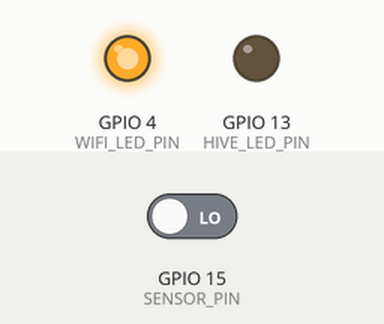
Simulated run of this program. Board: ESP32. On the bench: output pins drawn as LEDs (lit = HIGH). The test bench sets the inputs (shaded band); at power-on: GPIO 15 (SENSOR_PIN) LOW. WiFi joins after 1.5 s; servers stay silent unless stated; the local clock reads 2024-03-15 10:24:30 at power-on unless the program sets it; no MQTT or app messages arrive unless stated; what the program prints to the serial monitor is not drawn.

Above: at 0.1 s.
At 0.6 s:
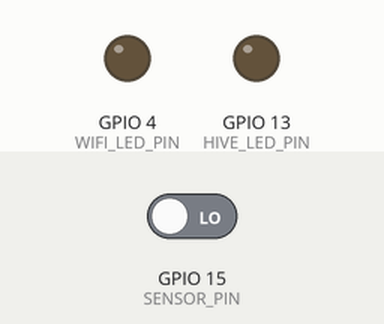
At 2.7 s:
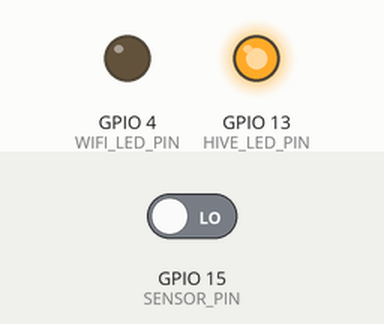
2.8 s: GPIO 15 (SENSOR_PIN) driven HIGH
4.3 s: GPIO 15 (SENSOR_PIN) driven LOW
Timing chart, 0 to 7.3 s (numbered marks = the images above; inputs shaded):
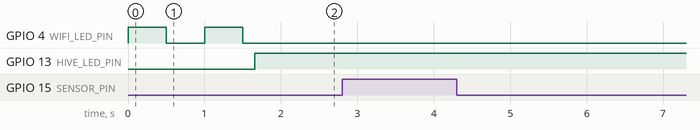

The program:

main.cpp
```cpp
#include <WiFi.h>
#include <WiFiClientSecure.h>
#include <PubSubClient.h>
#include <time.h>

#define SENSOR_PIN 15
#define WIFI_LED_PIN 4
#define HIVE_LED_PIN 13

const char* ssid = "WifiTest";
const char* password = "esptest123";

const char* mqtt_server = "8c97ab339b614714b675b317bd5e35cf.s1.eu.hivemq.cloud";
const int mqtt_port = 8883;
const char* mqtt_topic = "sensor/portao";
const char* mqtt_user = "no_portao";
const char* mqtt_password = "portaoIot2025";

WiFiClientSecure espClient;
PubSubClient client(espClient);

int last_state = LOW;

unsigned long sensorOnSince = 0;
bool alertCycleStarted = false;
int alertCount = 0;
unsigned long lastAlertTime = 0;

const unsigned long ALERT_START_DELAY = 10000;
const unsigned long ALERT_INTERVAL = 5000;

void setup_wifi() {
  Serial.print("Conectando ao Wi-Fi");
  WiFi.begin(ssid, password);
  int blink = 1;
  digitalWrite(WIFI_LED_PIN, HIGH);
  while (WiFi.status() != WL_CONNECTED) {
    digitalWrite(WIFI_LED_PIN, blink);
    delay(500);
    Serial.print(".");
    blink = !blink;
  }
  digitalWrite(WIFI_LED_PIN, LOW);
  Serial.println("\nWi-Fi conectado. IP: ");
  Serial.println(WiFi.localIP());

  // Configura NTP (horário de Brasília: UTC-3)
  configTime(-3 * 3600, 0, "pool.ntp.org", "time.nist.gov");
  Serial.print("Aguardando sincronização NTP");

  time_t now = time(nullptr);
  while (now < 100000) {
    delay(500);
    Serial.print(".");
    now = time(nullptr);
  }
  Serial.println("\nHora sincronizada.");
}

void reconnect() {
  while (!client.connected()) {
    Serial.print("Conectando ao MQTT...");
    if (client.connect("ESP32Client", mqtt_user, mqtt_password)) {
      Serial.println("Conectado ao MQTT!");
    } else {
      Serial.print("Falha, rc=");
      Serial.print(client.state());
      Serial.println(" tentando novamente em 5s");
      delay(5000);
    }
  }
}

void setup() {
  Serial.begin(115200);
  pinMode(SENSOR_PIN, INPUT_PULLDOWN);
  pinMode(WIFI_LED_PIN, OUTPUT);
  pinMode(HIVE_LED_PIN, OUTPUT);
  setup_wifi();

  espClient.setInsecure();
  client.setServer(mqtt_server, mqtt_port);
  client.setKeepAlive(30);
}

void loop() {
  if (!client.connected()) {
    digitalWrite(HIVE_LED_PIN, LOW);
    reconnect();
  } else {
    digitalWrite(HIVE_LED_PIN, HIGH);
  }
  client.loop();

  int sensorVal = digitalRead(SENSOR_PIN);
  time_t now = time(nullptr);
  struct tm* timeinfo = localtime(&now);
  char timeStr[30];
  strftime(timeStr, sizeof(timeStr), "%Y-%m-%d %H:%M:%S", timeinfo);

  unsigned long nowMillis = millis();

  if (sensorVal == HIGH) {
    if (last_state == LOW) {
      Serial.println("Sensor ATIVADO");
      char msg[150];
      snprintf(msg, sizeof(msg), "{\"gate_open\": true, \"timestamp\": \"%s\"}", timeStr);
      client.publish(mqtt_topic, msg);

      sensorOnSince = nowMillis;
      alertCycleStarted = false;
      alertCount = 0;
      lastAlertTime = 0;
    }

    if (!alertCycleStarted && (nowMillis - sensorOnSince >= ALERT_START_DELAY)) {
      alertCycleStarted = true;
      lastAlertTime = nowMillis - ALERT_INTERVAL;
      alertCount = 0;
    }

    if (alertCycleStarted && alertCount < 3 && (nowMillis - lastAlertTime >= ALERT_INTERVAL)) {
      char msg[150];
      snprintf(msg, sizeof(msg),
        "{\"alerta\": \"Portão aberto a mais de 10 segundos\", \"timestamp\": \"%s\"}", timeStr);
      client.publish(mqtt_topic, msg);
      Serial.print("🔔 Alerta enviado: ");
      Serial.println(msg);
      lastAlertTime = nowMillis;
      alertCount++;
    }

  } else {
    if (last_state == HIGH) {
      Serial.println("Sensor DESATIVADO");
      char msg[150];
      snprintf(msg, sizeof(msg), "{\"gate_open\": false, \"timestamp\": \"%s\"}", timeStr);
      client.publish(mqtt_topic, msg);
    }

    sensorOnSince = 0;
    alertCycleStarted = false;
    alertCount = 0;
    lastAlertTime = 0;
  }

  last_state = sensorVal;
  delay(100);
}
```

Measured:
- after the input at 2.8 s, every drawn part: stays the same
- after the input at 4.3 s, every drawn part: stays the same
